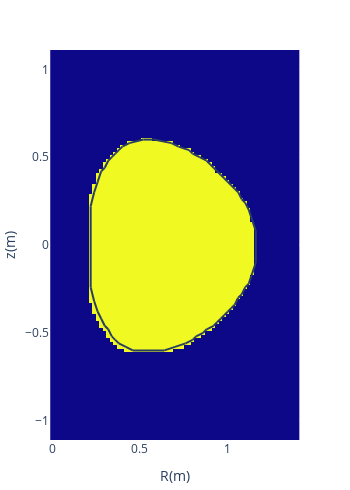

The code cell stored with this chart in its notebook:
### Markdown cell above
### ドメインの作成と確認

### Code cell
# domain matrixの作成と確認
dm = sgf.get_domain(pr, 'BBBS')
spl.heatmap(dm, pr['rleft'], pr['zmin'], pr['dr'], pr['dz'], pr['shbbbs'])

### Figure 1 — Plotly figure (JSON) as saved in the notebook; plotly's stock layout.template omitted (floating-point values rounded to 4 significant figures; data arrays with more than 128 entries replaced by an {"elided": "..."} marker saying what was removed)
{"data": [{"dx": 0.02, "dy": 0.02, "showscale": false, "type": "heatmap", "x0": 0, "y0": -1.1, "z": {"elided": "111x71 int values"}}], "layout": {"height": 490.8, "margin": {"autoexpand": false, "b": 50, "l": 50, "r": 50, "t": 50}, "shapes": [{"type": "line", "x0": 0.46, "x1": 0.42, "y0": -0.6, "y1": -0.58}, {"type": "line", "x0": 0.42, "x1": 0.38, "y0": -0.58, "y1": -0.56}, {"type": "line", "x0": 0.38, "x1": 0.36, "y0": -0.56, "y1": -0.54}, {"type": "line", "x0": 0.36, "x1": 0.34, "y0": -0.54, "y1": -0.52}, {"type": "line", "x0": 0.34, "x1": 0.32, "y0": -0.52, "y1": -0.48}, {"type": "line", "x0": 0.32, "x1": 0.3, "y0": -0.48, "y1": -0.46}, {"type": "line", "x0": 0.3, "x1": 0.28, "y0": -0.46, "y1": -0.42}, {"type": "line", "x0": 0.28, "x1": 0.26, "y0": -0.42, "y1": -0.38}, {"type": "line", "x0": 0.26, "x1": 0.24, "y0": -0.38, "y1": -0.32}, {"type": "line", "x0": 0.24, "x1": 0.22, "y0": -0.32, "y1": -0.24}, {"type": "line", "x0": 0.22, "x1": 0.22, "y0": -0.24, "y1": 0.22}, {"type": "line", "x0": 0.22, "x1": 0.24, "y0": 0.22, "y1": 0.3}, {"type": "line", "x0": 0.24, "x1": 0.26, "y0": 0.3, "y1": 0.36}, {"type": "line", "x0": 0.26, "x1": 0.28, "y0": 0.36, "y1": 0.42}, {"type": "line", "x0": 0.28, "x1": 0.3, "y0": 0.42, "y1": 0.44}, {"type": "line", "x0": 0.3, "x1": 0.32, "y0": 0.44, "y1": 0.48}, {"type": "line", "x0": 0.32, "x1": 0.34, "y0": 0.48, "y1": 0.5}, {"type": "line", "x0": 0.34, "x1": 0.36, "y0": 0.5, "y1": 0.52}, {"type": "line", "x0": 0.36, "x1": 0.38, "y0": 0.52, "y1": 0.54}, {"type": "line", "x0": 0.38, "x1": 0.4, "y0": 0.54, "y1": 0.56}, {"type": "line", "x0": 0.4, "x1": 0.44, "y0": 0.56, "y1": 0.58}, {"type": "line", "x0": 0.44, "x1": 0.52, "y0": 0.58, "y1": 0.6}, {"type": "line", "x0": 0.52, "x1": 0.58, "y0": 0.6, "y1": 0.6}, {"type": "line", "x0": 0.58, "x1": 0.68, "y0": 0.6, "y1": 0.58}, {"type": "line", "x0": 0.68, "x1": 0.72, "y0": 0.58, "y1": 0.56}, {"type": "line", "x0": 0.72, "x1": 0.78, "y0": 0.56, "y1": 0.54}, {"type": "line", "x0": 0.78, "x1": 0.8, "y0": 0.54, "y1": 0.52}, {"type": "line", "x0": 0.8, "x1": 0.84, "y0": 0.52, "y1": 0.5}, {"type": "line", "x0": 0.84, "x1": 0.88, "y0": 0.5, "y1": 0.48}, {"type": "line", "x0": 0.88, "x1": 0.9, "y0": 0.48, "y1": 0.46}, {"type": "line", "x0": 0.9, "x1": 0.92, "y0": 0.46, "y1": 0.44}, {"type": "line", "x0": 0.92, "x1": 0.94, "y0": 0.44, "y1": 0.42}, {"type": "line", "x0": 0.94, "x1": 0.96, "y0": 0.42, "y1": 0.4}, {"type": "line", "x0": 0.96, "x1": 0.98, "y0": 0.4, "y1": 0.38}, {"type": "line", "x0": 0.98, "x1": 1, "y0": 0.38, "y1": 0.36}, {"type": "line", "x0": 1, "x1": 1.02, "y0": 0.36, "y1": 0.34}, {"type": "line", "x0": 1.02, "x1": 1.04, "y0": 0.34, "y1": 0.32}, {"type": "line", "x0": 1.04, "x1": 1.06, "y0": 0.32, "y1": 0.3}, {"type": "line", "x0": 1.06, "x1": 1.08, "y0": 0.3, "y1": 0.26}, {"type": "line", "x0": 1.08, "x1": 1.1, "y0": 0.26, "y1": 0.24}, {"type": "line", "x0": 1.1, "x1": 1.12, "y0": 0.24, "y1": 0.2}, {"type": "line", "x0": 1.12, "x1": 1.14, "y0": 0.2, "y1": 0.14}, {"type": "line", "x0": 1.14, "x1": 1.16, "y0": 0.14, "y1": 0.08}, {"type": "line", "x0": 1.16, "x1": 1.16, "y0": 0.08, "y1": -0.1}, {"type": "line", "x0": 1.16, "x1": 1.14, "y0": -0.1, "y1": -0.16}, {"type": "line", "x0": 1.14, "x1": 1.12, "y0": -0.16, "y1": -0.22}, {"type": "line", "x0": 1.12, "x1": 1.1, "y0": -0.22, "y1": -0.24}, {"type": "line", "x0": 1.1, "x1": 1.08, "y0": -0.24, "y1": -0.28}, {"type": "line", "x0": 1.08, "x1": 1.06, "y0": -0.28, "y1": -0.3}, {"type": "line", "x0": 1.06, "x1": 1.04, "y0": -0.3, "y1": -0.34}, {"type": "line", "x0": 1.04, "x1": 1.02, "y0": -0.34, "y1": -0.36}, {"type": "line", "x0": 1.02, "x1": 1, "y0": -0.36, "y1": -0.38}, {"type": "line", "x0": 1, "x1": 0.98, "y0": -0.38, "y1": -0.4}, {"type": "line", "x0": 0.98, "x1": 0.96, "y0": -0.4, "y1": -0.42}, {"type": "line", "x0": 0.96, "x1": 0.94, "y0": -0.42, "y1": -0.44}, {"type": "line", "x0": 0.94, "x1": 0.92, "y0": -0.44, "y1": -0.46}, {"type": "line", "x0": 0.92, "x1": 0.88, "y0": -0.46, "y1": -0.48}, {"type": "line", "x0": 0.88, "x1": 0.86, "y0": -0.48, "y1": -0.5}, {"type": "line", "x0": 0.86, "x1": 0.82, "y0": -0.5, "y1": -0.52}, {"type": "line", "x0": 0.82, "x1": 0.8, "y0": -0.52, "y1": -0.54}, {"type": "line", "x0": 0.8, "x1": 0.76, "y0": -0.54, "y1": -0.56}, {"type": "line", "x0": 0.76, "x1": 0.7, "y0": -0.56, "y1": -0.58}, {"type": "line", "x0": 0.7, "x1": 0.64, "y0": -0.58, "y1": -0.6}, {"type": "line", "x0": 0.64, "x1": 0.46, "y0": -0.6, "y1": -0.6}], "width": 350, "xaxis": {"title": {"text": "R(m)"}}, "yaxis": {"scaleanchor": "x", "title": {"text": "z(m)"}}}}
